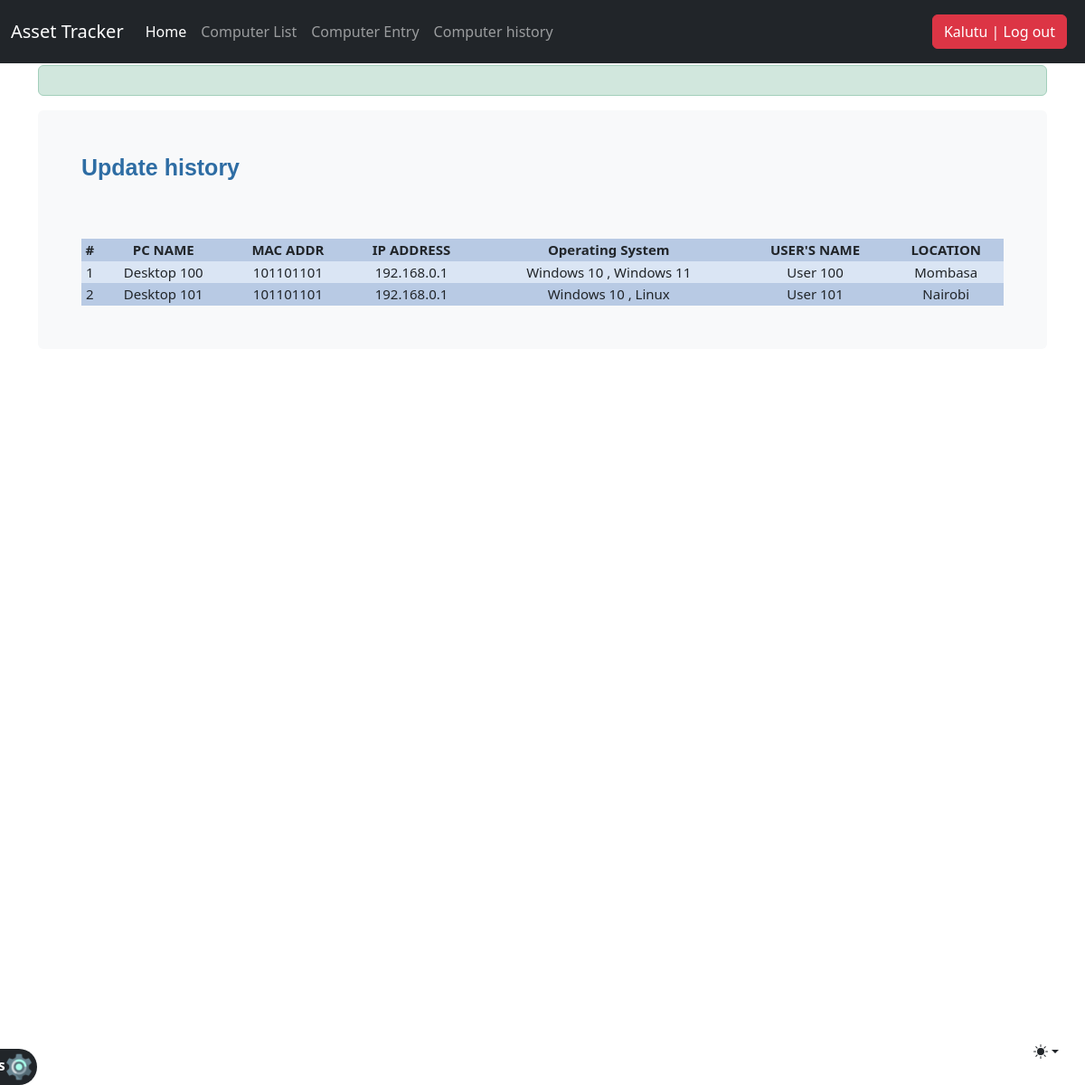
/computerhistory_list/ (signed in), run on an earlier commit of the app's database.
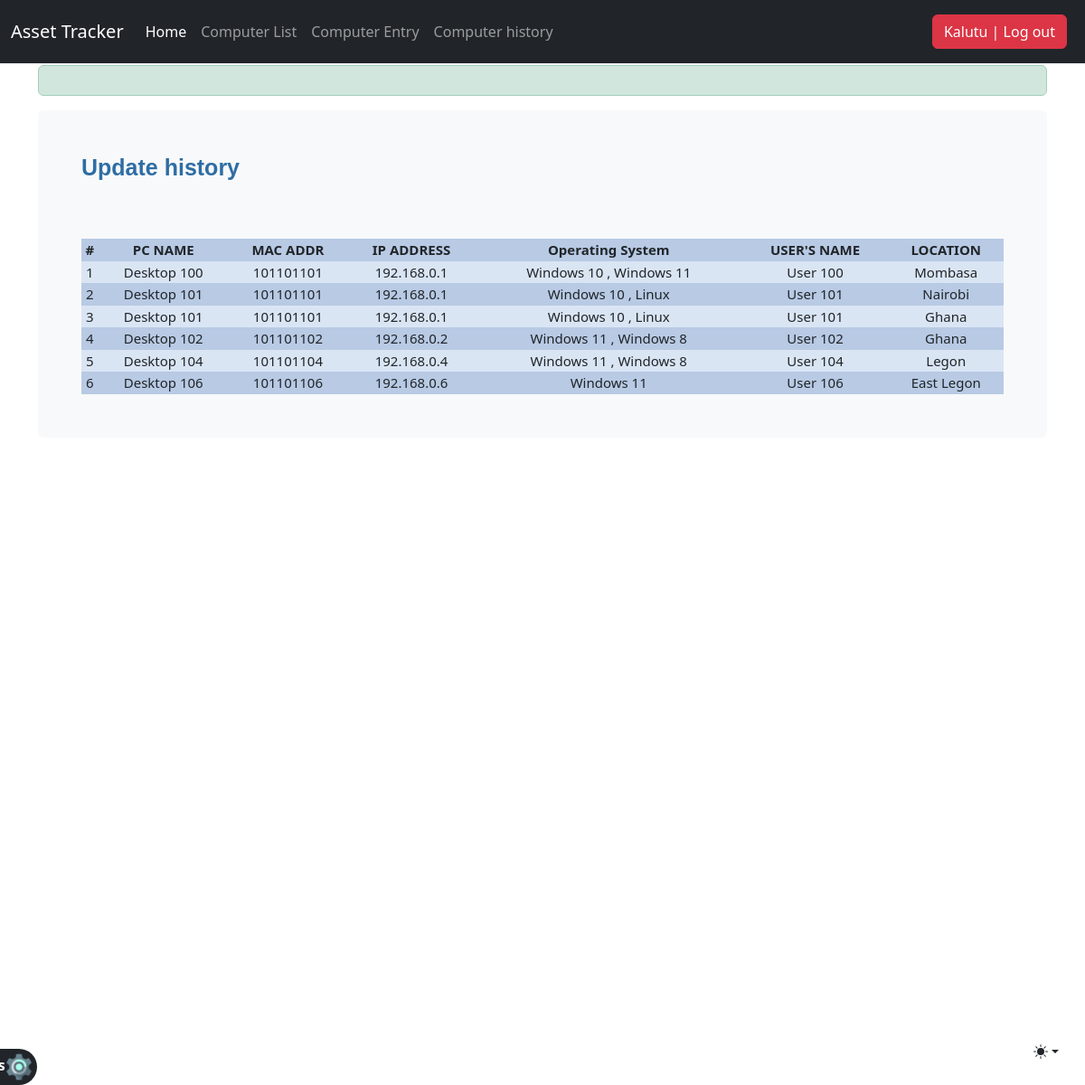
And on a later commit of the database.
### djangoapp/models.py (models this page shows, shortened)
class ComputerHistory(models.Model):
    computer_name = models.CharField(max_length=30, blank=True, null=True)
    IP_address = models.CharField(max_length=30, blank=True, null=True)
    MAC_address = models.CharField(max_length=30, blank=True, null=True)
    operating_system = models.ManyToManyField(Operating_system, blank=True)
    users_name = models.CharField(max_length=30, blank=True, null=True)
    location = models.CharField(max_length=30, blank=True, null=True)
    purchase_date = models.DateField("Purchase Date(mm/dd/2019)", auto_now_add=False, auto_now=False, blank=True, null=True)
    timestamp = models.DateTimeField(auto_now_add=True)

class Operating_system(models.Model):
    operating_system = models.CharField(max_length=30, blank=True)

### djangoapp/views.py (the view)
# urls.py: path('computerhistory_list/', computerhistory_list, name='computerhistory_list'),
def computerhistory_list(request):
    title = 'Update history'
    queryset = ComputerHistory.objects.all()
    context = {
       "title": title,
       "queryset": queryset,
    }
    return render(request, "computerhistory_list.html", context)

### djangoapp/templates/computerhistory_list.html (shortened to what this page needs)
{% extends "header.html" %}
{% load static %}
{% load bootstrap5 %}
{% block header %}
<link rel="stylesheet" href="../static/css/bootstrap.min.css">
<link rel="stylesheet" href="../static/css/navbar-fixed.css">
<link rel="stylesheet" href="../static/css/stylesheet.css">
<main class="container">
  {%if request.user.is_authenticated%}
  <div class="alert alert-success">
  </div>
  <div class="bg-body-tertiary p-5 rounded">
    <h1 class="title mb-5"> {{ title }}</h1>
    <table>
        <tr>
            <th>#</th>
            <th>PC NAME</th>
            <th>MAC ADDR</th>
            <th>IP ADDRESS</th>
            <th>Operating System</th>
            <th>USER'S NAME</th>
            <th>LOCATION</th>
        </tr>
        {% for instance in queryset %}
        <tr>
          <td>{{ forloop.counter }}</td>
          <td>{{ instance.computer_name }}</td>
          <td>{{ instance.MAC_address }}</td>
          <td>{{ instance.IP_address }}</td>
          <td>
              {% for os in instance.operating_system.all %}
                  {{ os.operating_system }}
                  {% if not forloop.last %}, {% endif %}
              {% endfor %}
          </td>
          <td>{{ instance.users_name }}</td>
          <td>{{ instance.location }}</td>
        </tr>
        {% endfor %}
    </table>
  </div>
  {%else%}
  <p>Log in <a href="/accounts/login">here</a></p>
  {%endif%}
</main>
{% endblock header %}

What changed in the data, as far as the page shows it:
added ComputerHistory: computer_name "Desktop 101", MAC_address "101101101", IP_address "192.168.0.1", users_name "User 101", location "Ghana", Operating_system (operating_system "Windows 10"), Operating_system (operating_system "Linux")
added ComputerHistory: computer_name "Desktop 102", MAC_address "101101102", IP_address "192.168.0.2", users_name "User 102", location "Ghana", Operating_system (operating_system "Windows 11")
now on this page (row unchanged): Operating_system: operating_system "Windows 8"
added ComputerHistory: computer_name "Desktop 104", MAC_address "101101104", IP_address "192.168.0.4", users_name "User 104", location "Legon", Operating_system (operating_system "Windows 11")
added ComputerHistory: computer_name "Desktop 106", MAC_address "101101106", IP_address "192.168.0.6", users_name "User 106", location "East Legon", Operating_system (operating_system "Windows 11")
